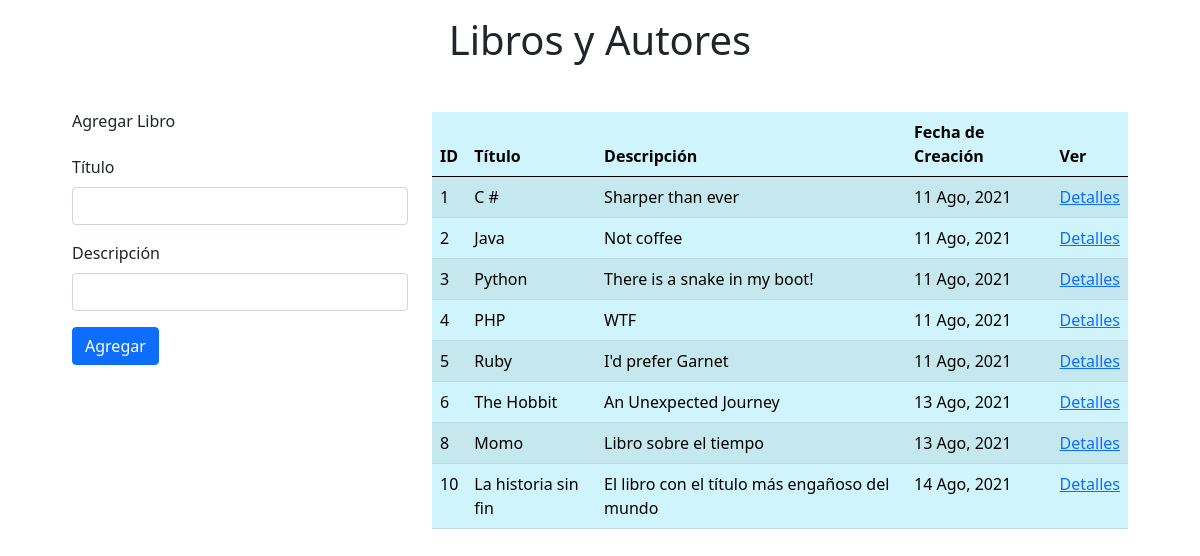
The app's page /, older data.
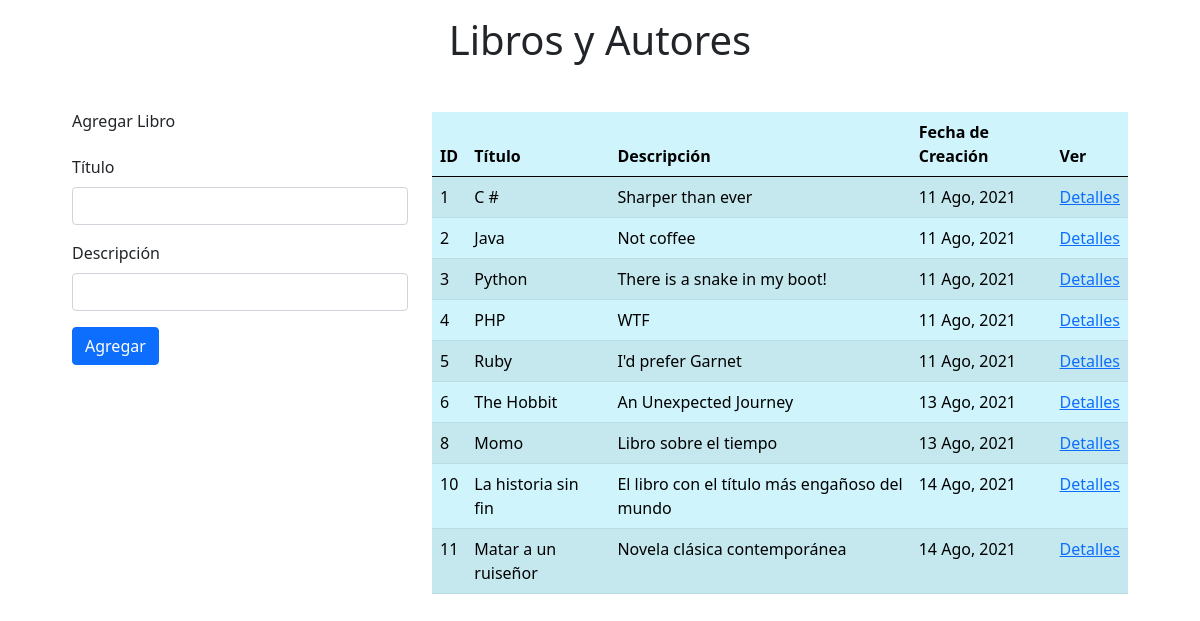
The same page, newer data.
### books_authors_app/models.py (models this page shows, shortened)
class Book(models.Model):
    title = models.CharField(max_length=255)
    description = models.TextField(max_length=255)
    created_at = models.DateTimeField(auto_now_add=True, null=True)
    updated_at = models.DateTimeField(auto_now=True, null=True)

### books_authors_app/views.py (the view, shortened to what this page needs)
# urls.py: path('', views.index),
def index(request):
    if request.method == 'GET':
        context = {
            'books': Book.objects.all(),
        }
        return render(request, 'index.html', context)

### books_authors_app/templates/index.html (shortened to what this page needs)
<!DOCTYPE html>
<html lang="en">
<head>
    <link href="https://cdn.jsdelivr.net/npm/bootstrap@5.1.0/dist/css/bootstrap.min.css" rel="stylesheet">
    {% load static %}
</head>
<body>
    <div class="container-fluid mt-3">
        <div class="col m-3 text-center">
            <h1>Libros y Autores</h1>
        </div>
        <div class="row align-items-start m-5">
            <div class="col-4">
                <h6 class="mb-4">Agregar Libro</h6>
                <form action=" " method="post">
                    <div class="mb-3">
                        <label for="title" class="form-label">Título</label>
                        <input type="text" class="form-control" id="title" name="title">
                    </div>
                    <div class="mb-3">
                        <label for="description" class="form-label">Descripción</label>
                        <input type="text" class="form-control" id="description" name="description">
                    </div>
                    <button type="submit" class="btn btn-primary">Agregar</button>
                </form>
            </div>
            <div class="col">
                <table class="table table-success table-striped table-info">
                    <thead>
                        <tr>
                            <th>ID</th>
                            <th>Título</th>
                            <th>Descripción</th>
                            <th>Fecha de Creación</th>
                            <th>Ver</th>
                        </tr>
                    </thead>
                    <tbody>
                        {% for b in books %}
                        <tr>
                            <td>{{ b.id }}</td>
                            <td>{{ b.title }}</td>
                            <td>{{ b.description}}</td>
                            <td>{{ b.created_at|date:'d M, Y'}}</td>
                            <td><a href = 'book/{{b.id}}'>Detalles</a></td>
                        </tr>
                        {% endfor %}
                    </tbody>
                </table>
            </div>
        </div>
    </div>
</body>
</html>

Row changes from the older to the newer data that the page shows:
added Book: id "11", title "Matar a un ruiseñor", description "Novela clásica contemporánea", created_at "14 Ago, 2021"
